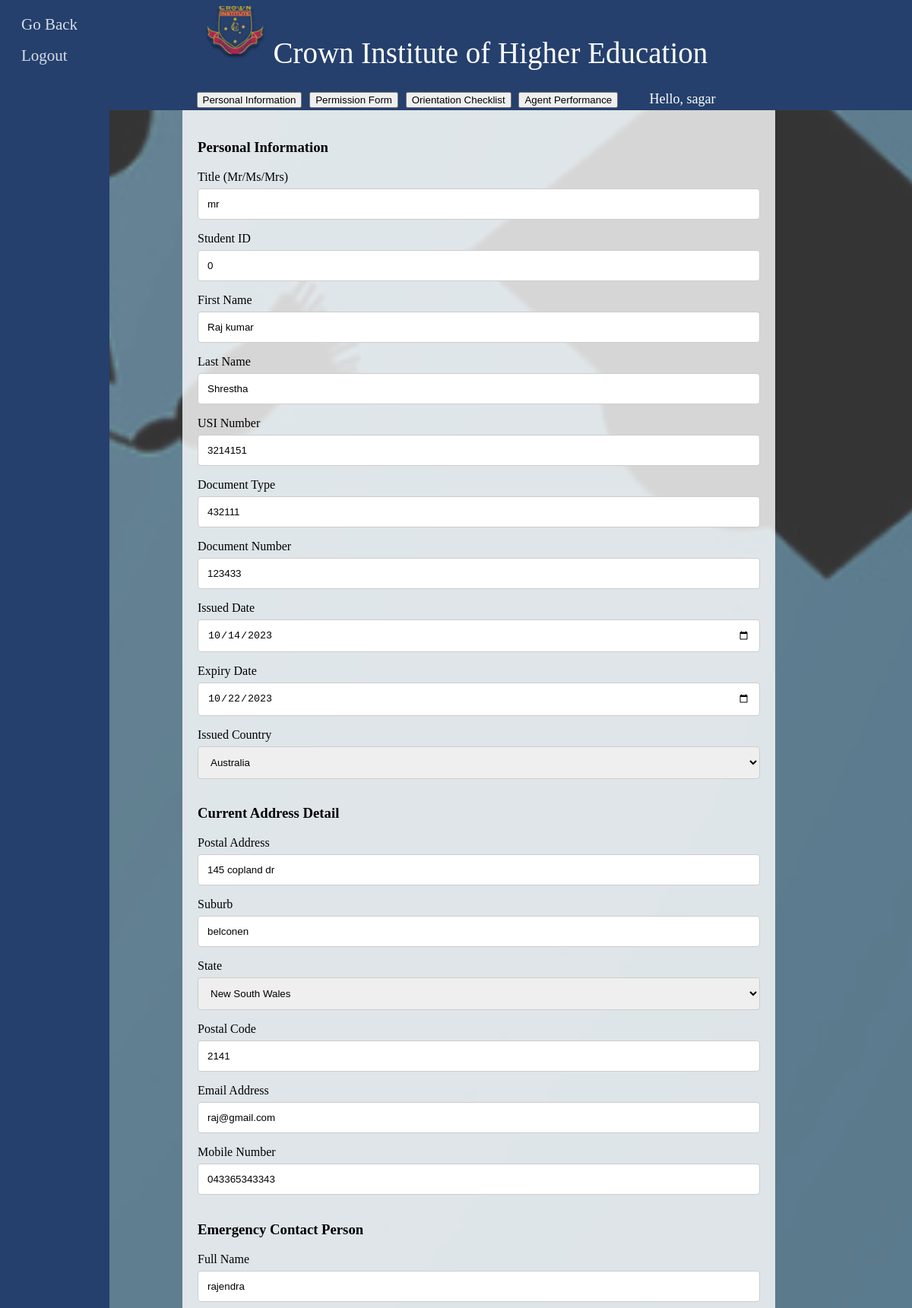
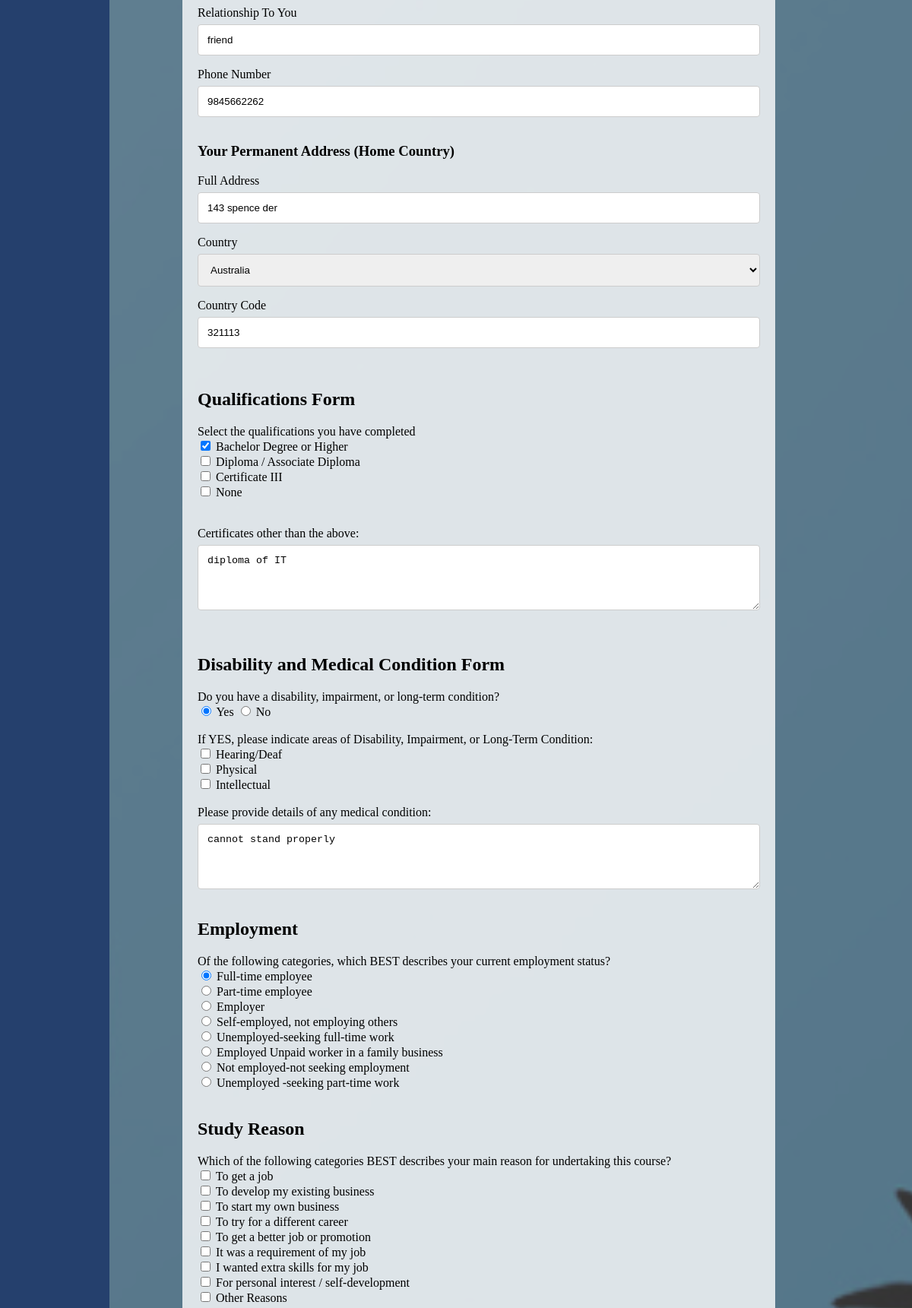
/finalproject/admin/edit_student.php?id=0 (signed in, upper part), run on the app's committed database (2 pictures, top to bottom).
### tables this page shows
CREATE TABLE `tbl_student` (
  `Title` varchar(255) DEFAULT NULL,
  `studentId` int(11) NOT NULL,
  `firstName` varchar(255) DEFAULT NULL,
  `LastName` varchar(255) DEFAULT NULL,
  `usiNo` varchar(255) DEFAULT NULL,
  `docType` varchar(255) DEFAULT NULL,
  `docNo` varchar(255) DEFAULT NULL,
  `issueDate` date DEFAULT NULL,
  `expiryDate` date DEFAULT NULL,
  `issueCountry` varchar(255) DEFAULT NULL,
  `currentAddress` varchar(255) DEFAULT NULL,
  `suburb` varchar(255) DEFAULT NULL,
  `state` varchar(255) DEFAULT NULL,
  `postCode` varchar(255) DEFAULT NULL,
  `email` varchar(255) DEFAULT NULL,
  `mobile` varchar(255) DEFAULT NULL,
  `emergencyContact` varchar(255) DEFAULT NULL,
  `relationship` varchar(255) DEFAULT NULL,
  `emergencyContactNo` varchar(255) DEFAULT NULL,
  `permanentAddress` varchar(255) DEFAULT NULL,
  `country` varchar(255) DEFAULT NULL,
  `countryCode` varchar(255) DEFAULT NULL,
  `qualifications` varchar(255) DEFAULT NULL,
  `otherQualification` varchar(255) DEFAULT NULL,
  `disability` varchar(255) DEFAULT NULL,
  `disabilityType` varchar(255) DEFAULT NULL,
  `medicalCondition` varchar(255) DEFAULT NULL,
  `employementStatus` varchar(255) DEFAULT NULL,
  `studyReasons` varchar(255) DEFAULT NULL,
  `campusLocation` varchar(255) DEFAULT NULL,
  `courseEnrolled` varchar(255) DEFAULT NULL,
  `q1` varchar(255) DEFAULT NULL,
  `q2` varchar(255) DEFAULT NULL,
  `q3` varchar(255) DEFAULT NULL,
  `q4` varchar(255) DEFAULT NULL,
  `q5` varchar(255) DEFAULT NULL,
  `q6` varchar(255) DEFAULT NULL,
  `studentDeclaration` varchar(255) DEFAULT NULL,
  `mediaPermission` varchar(255) DEFAULT NULL,
  `orientationChecklist` varchar(255) DEFAULT NULL,
  `agentName` varchar(255) DEFAULT NULL,
  `q1_1` varchar(255) DEFAULT NULL,
  `q1_2` varchar(255) DEFAULT NULL,
  `q1_3` varchar(255) DEFAULT NULL,
  `q1_4` varchar(255) DEFAULT NULL,
  `q1_5` varchar(255) DEFAULT NULL,
  `q1_6` varchar(255) DEFAULT NULL,
  `q1_7` varchar(255) DEFAULT NULL,
  `q1_8` varchar(255) DEFAULT NULL,
  `q1_9` varchar(255) DEFAULT NULL,
  `q10` varchar(255) DEFAULT NULL,
  `agentInfo` varchar(255) DEFAULT NULL,
  `service` varchar(255) DEFAULT NULL,
  `form_date` varchar(255) NOT NULL
);

### finalproject/admin/edit_student.php (the view, shortened to what the rows shown need)
<?php
include '../db_config.php';
if (isset($_GET['id'])) {
    $studentId = $_GET['id'];
    $sql = "SELECT * FROM tbl_student WHERE studentId = '$studentId'";
    $result = $conn->query($sql);
    if ($result->num_rows > 0) {
        $row = $result->fetch_assoc();
    $title = $row['Title'];
    $studentid =  $row['studentId'];
    $firstName = $row['firstName'];
    $lastName = $row['LastName'];
    $usiNumber = $row['usiNo'];
    $documentType = $row['docType'];
    $documentNumber = $row['docNo'];
    $issueDate = $row['issueDate'];
    $expiryDate = $row['expiryDate'];
    $currentAddress = $row['currentAddress'];
    $Suburb = $row['suburb'];
    $postalCode = $row['postCode'];
    $emailAddress = $row['email'];
    $mobilenumber = $row['mobile'];
    $emergencyFullName = $row['emergencyContact'];
    $relationshipToYou = $row['relationship'];
    $phoneNumber = $row['emergencyContactNo'];
    $fullAddress = $row['permanentAddress'];
    $country = $row['country'];
    $countryCode = $row['countryCode'];
    $qualifications = $row['qualifications'];
    $otherQualifications = $row['otherQualification'];
    $disability = $row['disability'];
    $medicalInfo = $row['medicalCondition'];
    $employmentStatus = $row['employementStatus'];
    $courseEnrolled = $row['courseEnrolled'];
    $declaration = $row['studentDeclaration'];
    } else {
        echo "Student not found.";
    }
} else {
    echo "Student ID not provided in the URL.";
}
?>
<!DOCTYPE html>
<html>
<head>
    <link rel="stylesheet" type="text/css" href="../student/style/form_style.css">
</head>
<body  onload="showForm1()"
    style="background-image: url('logo/background.png'); background-size: cover; background-repeat: no-repeat; background-attachment: fixed; background-blend-mode: darken; background-position: center center; margin: 0; padding: 0;">
    <div class="content" id="formContainer">
        <div id="form1" style="display: none;">
            <form action="update_student.php" method="post">
                <label for="fname">Title (Mr/Ms/Mrs) </label>
    <input type="text" id="title" name="title" required placeholder="Your Name Title.." value="<?php echo $title; ?>">
    <label for="studentId">Student ID</label>
    <input type="text" id="studentId" name="studentId" required placeholder="Your Student ID .." value="<?php echo $studentid; ?>">
    <label for="firstName">First Name</label>
    <input type="text" id="firstName" name="firstName" required placeholder="Your first name.." value="<?php echo $firstName; ?>">
    <label for="lastName">Last Name</label>
    <input type="text" id="lastName" name="lastName" required placeholder="Your last name.." value="<?php echo $lastName; ?>">
    <label for="usiNumber">USI Number</label>
    <input type="number" id="usiNumber" name="usiNumber" required placeholder="Your USI Number.." value="<?php echo $usiNumber; ?>"><br>
    <label for="documentType">Document Type</label>
    <input type="text" id="documentType" name="documentType" placeholder="Document Type.." value="<?php echo $documentType; ?>">
    <label for="documentNumber">Document Number</label>
    <input type="text" id="documentNumber" name="docNumber" placeholder="Document number .." value="<?php echo $documentNumber; ?>">
    <label for="issueDate">Issued Date</label>
    <input type="date" id="issueDate" name="issueDate" placeholder="Document Issued Date.." value="<?php echo $issueDate; ?>">
    <label for="expiryDate">Expiry Date</label>
    <input type="date" id="expiryDate" name="expiryDate" placeholder="Expiry Date.." value="<?php echo $expiryDate; ?>">
    <label for="issuedCountry">Issued Country</label>
    <select id="issuedCountry" name="issuedCountry">
        <option value="Australia">Australia</option>
    </select><br>
    <h3>Current Address Detail</h3>
    <label for="postalAddress">Postal Address</label>
    <input type="text" id="postalAddress" name="postalAddress" placeholder="Your postal address .." required value="<?php echo $currentAddress; ?>">
    <label for="Suburb">Suburb</label>
    <input type="text" id="Suburb" name="Suburb" placeholder="Suburb .." required value="<?php echo $Suburb; ?>">
    <label for="state">State</label>
    <select id="state" name="state" required>
        <option value="New South Wales">New South Wales</option>
    </select>
    <label for="postalCode">Postal Code</label>
    <input type="number" id="postalCode" name="postalCode" placeholder="Your postal code.." required value="<?php echo $postalCode; ?>">
    <label for="emailAddress">Email Address</label>
    <input type="email" id="emailAddress" name="emailAddress" placeholder="Email Address.." required value="<?php echo $emailAddress; ?>">
    <label for="mobilenumber">Mobile Number</label>
    <input type="number" id="mobilenumber" name="mobilenumber" placeholder="Your Mobile Number.." required value="<?php echo $mobilenumber; ?>"><br>
    <h3>Emergency Contact Person</h3>
    <label for="emergencyFullName">Full Name</label>
    <input type="text" id="emergencyFullName" name="emergencyFullName" placeholder="Full Name.." required value="<?php echo $emergencyFullName; ?>">
    <label for="relationshipToYou">Relationship To You</label>
    <input type="text" id="relationshipToYou" name="relationshipToYou" placeholder="Relationship To You.." required value="<?php echo $relationshipToYou; ?>">
    <label for="phoneNumber">Phone Number</label>
    <input type="number" id="phoneNumber" name="phoneNumber" placeholder="Phone Number.." required value="<?php echo $phoneNumber; ?>"><br>
    <h3>Your Permanent Address (Home Country)</h3>
    <label for="fullAddress">Full Address</label>
    <input type="text" id="fullAddress" name="fullAddress" placeholder="Your full address .." required value="<?php echo $fullAddress; ?>">
  <label for="country">Country</label>
<select id="country" name="country" required>
    <option value="Australia" <?php if ($country == 'Australia') echo 'selected'; ?>>Australia</option>
</select>
    <label for="countryCode">Country Code</label>
    <input type="number" id="countryCode" name="countryCode" placeholder="Country Code.." required value="<?php echo $countryCode; ?>"><br><br>
                                <h2>Qualifications Form</h2>
                                <label>Select the qualifications you have completed</label><br>
<?php
$checkboxes = explode(',', $qualifications);
$qu1_checked = in_array('Bachelor Degree or Higher', $checkboxes) ? 'checked' : '';
$qu2_checked = in_array('Diploma /Associate Diploma', $checkboxes) ? 'checked' : '';
$qu3_checked = in_array('Certificate III', $checkboxes) ? 'checked' : '';
$none_checked = in_array('None', $checkboxes) ? 'checked' : '';
?>
<input type="checkbox" id="bachelor_degree" name="qu1" value="Bachelor Degree or Higher" <?php echo $qu1_checked; ?>>
<label for="bachelor_degree">Bachelor Degree or Higher</label><br>
<input type="checkbox" id="diploma" name="qu2" value="Diploma /Associate Diploma" <?php echo $qu2_checked; ?>>
<label for="diploma">Diploma / Associate Diploma</label><br>
<input type="checkbox" id="certificate_iii" name="qu3" value="Certificate III" <?php echo $qu3_checked; ?>>
<label for="certificate_iii">Certificate III</label><br>
<input type="checkbox" id="none" name="none" value="None" <?php echo $none_checked; ?>>
<label for="none">None</label><br>
                                <br><br>
                                <label for="otherQualifications">Certificates other than the above:</label><br>
<textarea id="otherQualifications" name="otherQualifications" rows="4" cols="50"><?php echo $otherQualifications; ?></textarea><br><br>
                                <h2>Disability and Medical Condition Form</h2>
                               <label name="disability">Do you have a disability, impairment, or long-term condition?</label><br>
<input type="radio" id="disability_yes" name="disability" value="yes" <?php echo ($disability === "yes") ? 'checked' : ''; ?>>
<label for="disability_yes">Yes</label>
<input type="radio" id="disability_no" name="disability" value="no" <?php echo ($disability === "no") ? 'checked' : ''; ?>>
<label for="disability_no">No</label><br><br>
                                <label name="areas">If YES, please indicate areas of Disability, Impairment, or Long-Term
                                    Condition:</label><br>
                                <input type="checkbox" id="hearing" name="area1" value="Hearing/Deaf">
                                <label for="hearing">Hearing/Deaf</label><br>
                                <input type="checkbox" id="physical" name="area2" value="Physical">
                                <label for="physical">Physical</label><br>
                                <input type="checkbox" id="intellectual" name="area3" value="Intellectual">
                                <label for="intellectual">Intellectual</label><br>
                                <br>
                                <label for="medicalInfo">Please provide details of any medical condition:</label><br>
<textarea id="medicalInfo" name="medicalInfo" rows="4" cols="50"><?php echo $medicalInfo; ?></textarea><br>
<h2>Employment</h2>
<label name="employmentStatus">Of the following categories, which BEST describes your current employment
    status?</label><br>
<input type="radio" id="full_time" name="employmentStatus" value="Full-time employee" <?php if ($employmentStatus === 'Full-time employee') echo 'checked'; ?>>
<label for="full_time">Full-time employee</label><br>
<input type="radio" id="part_time" name="employmentStatus" value="Part-time employee" <?php if ($employmentStatus === 'Part-time employee') echo 'checked'; ?>>
<label for="part_time">Part-time employee</label><br>
<input type="radio" id="employer" name="employmentStatus" value="Employer" <?php if ($employmentStatus === 'Employer') echo 'checked'; ?>>
<label for="employer">Employer</label><br>
<input type="radio" id="self_employed" name="employmentStatus" value="Self employed-not employing others" <?php if ($employmentStatus === 'Self employed-not employing others') echo 'checked'; ?>>
<label for="self_employed">Self-employed, not employing others</label><br>
<input type="radio" id="unemployed_full_time" name="employmentStatus" value="Unemployed-seeking full-time work" <?php if ($employmentStatus === 'Unemployed-seeking full-time work') echo 'checked'; ?>>
<label for="unemployed_full_time">Unemployed-seeking full-time work</label><br>
<input type="radio" id="unpaid_worker" name="employmentStatus" value="Employed Unpaid worker in a family business" <?php if ($employmentStatus === 'Employed Unpaid worker in a family business') echo 'checked'; ?>>
<label for="unpaid_worker">Employed Unpaid worker in a family business</label><br>
<input type="radio" id="not_employed" name="employmentStatus" value="Not employed-not seeking employment" <?php if ($employmentStatus === 'Not employed-not seeking employment') echo 'checked'; ?>>
<label for="not_employed">Not employed-not seeking employment</label><br>
<input type="radio" id="unemployed_part_time" name="employmentStatus" value="Unemployed -seeking part-time work" <?php if ($employmentStatus === 'Unemployed -seeking part-time work') echo 'checked'; ?>>
<label for="unemployed_part_time">Unemployed -seeking part-time work</label><br><br>
                                <h2>Study Reason</h2>
                                <label name="reason">Which of the following categories BEST describes your main reason for undertaking
                                    this course?</label><br>
                                <input type="checkbox" id="get_job" name="reason1" value="To get a job">
                                <label for="get_job">To get a job</label><br>
                                <input type="checkbox" id="develop_business" name="reason2" value="To develop my existing business">
                                <label for="develop_business">To develop my existing business</label><br>
                                <input type="checkbox" id="start_business" name="reason3" value="To start my own business">
                                <label for="start_business">To start my own business</label><br>
                                <input type="checkbox" id="different_career" name="reason4" value="To try for a different career">
                                <label for="different_career">To try for a different career</label><br>
                                <input type="checkbox" id="better_job" name="reason5" value="To get a better job or promotion">
                                <label for="better_job">To get a better job or promotion</label><br>
                                <input type="checkbox" id="job_requirement" name="reason6" value="It was a requirement of my job">
                                <label for="job_requirement">It was a requirement of my job</label><br>
                                <input type="checkbox" id="extra_skills" name="reason7" value="I wanted extra skills for my job">
                                <label for="extra_skills">I wanted extra skills for my job</label><br>
                                <input type="checkbox" id="personal_interest" name="reason8"
                                    value="For personal interest / self-development">
                                <label for="personal_interest">For personal interest / self-development</label><br>
                                <input type="checkbox" id="other_reason" name="reason9" value="Other Reasons">
                                <label for="other_reason">Other Reasons</label><br><br>
<br>
<input type="text" id="fname" name="courseEnrolled" placeholder="Course Enrolled .." value="<?php echo $courseEnrolled; ?>"><br>
<input type="checkbox" id="declaration" name="declaration" value="on" <?php if ($declaration === 'yes') echo 'checked'; ?>>I declare that the information I have provided is true and correct to the best of my knowledge.<br>
        </div>
    </div>
</body>
</html>

### data on the page
tbl_student: title "mr", studentId "0", firstName "Raj kumar", lastName "Shrestha", usiNumber "3214151", documentType "432111", docNumber "123433", issueDate "10/14/2023", expiryDate "10/22/2023", postalAddress "145 copland dr", Suburb "belconen", postalCode "2141", emailAddress "raj@gmail.com", mobilenumber "043365343343", emergencyFullName "rajendra", relationshipToYou "friend", phoneNumber "9845662262", fullAddress "143 spence der", country "Australia", countryCode "321113", otherQualifications "diploma of IT", disability "☑ Yes", disability "☐ No", medicalInfo "cannot stand properly", employementStatus "☑ Full-time employee", employementStatus "☐ Part-time employee", employementStatus "☐ Employer", employementStatus "☐ Self-employed, not employing o", employementStatus "☐ Unemployed-seeking full-time w", employementStatus "☐ Employed Unpaid worker in a fa", employementStatus "☐ Not employed-not seeking emplo", employementStatus "☐ Unemployed -seeking part-time"

### other printed values
$_SESSION['username'] "sagar"
